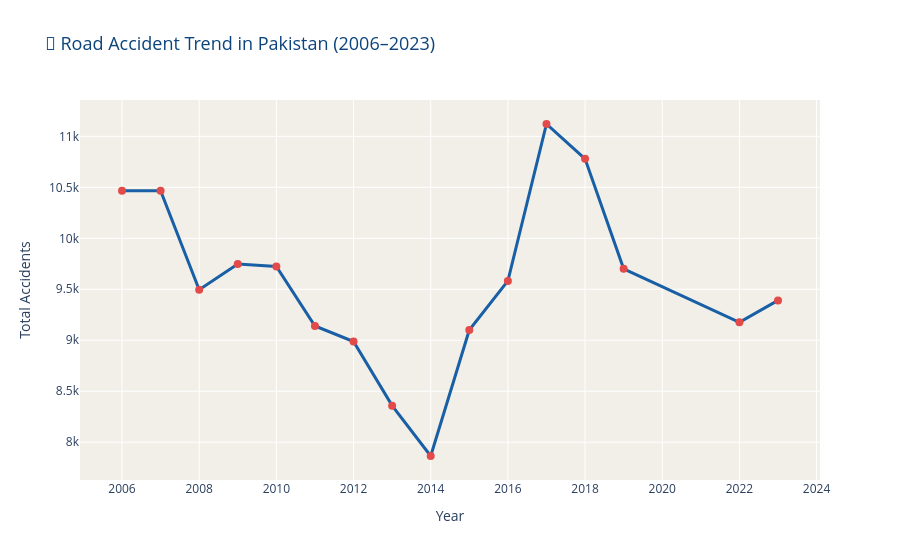

Source (notebook cell):
### Code cell
# Chart 01 — National Accident Trend Over Years
df_trend = df_national_only.sort_values('Year_Numeric')

fig = px.line(
    df_trend,
    x='Year_Numeric',
    y='Total_Accidents',
    title='🚗 Road Accident Trend in Pakistan (2006–2023)',
    markers=True,
    color_discrete_sequence=[BLUE]
)

fig.update_layout(
    plot_bgcolor=OFF_WHITE,
    paper_bgcolor='white',
    title_font=dict(size=18, color=NAVY),
    xaxis_title='Year',
    yaxis_title='Total Accidents',
    xaxis=dict(tickmode='linear', tick0=2006, dtick=2),
    hovermode='x unified'
)

fig.update_traces(line=dict(width=3), marker=dict(size=8, color=RED))
fig.show()

print("✅ Chart 01 done")

### Figure 1 — Plotly figure (JSON) as saved in the notebook; plotly's stock layout.template omitted (floating-point values rounded to 4 significant figures)
{"data": [{"hovertemplate": "Year_Numeric=%{x}<br>Total_Accidents=%{y}<extra></extra>", "legendgroup": "", "line": {"color": "#185FA5", "dash": "solid", "width": 3}, "marker": {"color": "#E24B4A", "size": 8, "symbol": "circle"}, "mode": "lines+markers", "name": "", "orientation": "v", "showlegend": false, "type": "scatter", "x": [2006, 2007, 2008, 2009, 2010, 2011, 2012, 2013, 2014, 2015, 2016, 2017, 2018, 2019, 2022, 2023], "xaxis": "x", "y": [10466, 10466, 9496, 9747, 9723, 9140, 8988, 8359, 7865, 9100, 9582, 11121, 10779, 9701, 9176, 9391], "yaxis": "y"}], "layout": {"hovermode": "x unified", "legend": {"tracegroupgap": 0}, "paper_bgcolor": "white", "plot_bgcolor": "#F1EFE8", "title": {"font": {"color": "#0C447C", "size": 18}, "text": "🚗 Road Accident Trend in Pakistan (2006–2023)"}, "xaxis": {"anchor": "y", "domain": [0, 1], "dtick": 2, "tick0": 2006, "tickmode": "linear", "title": {"text": "Year"}}, "yaxis": {"anchor": "x", "domain": [0, 1], "title": {"text": "Total Accidents"}}}}
